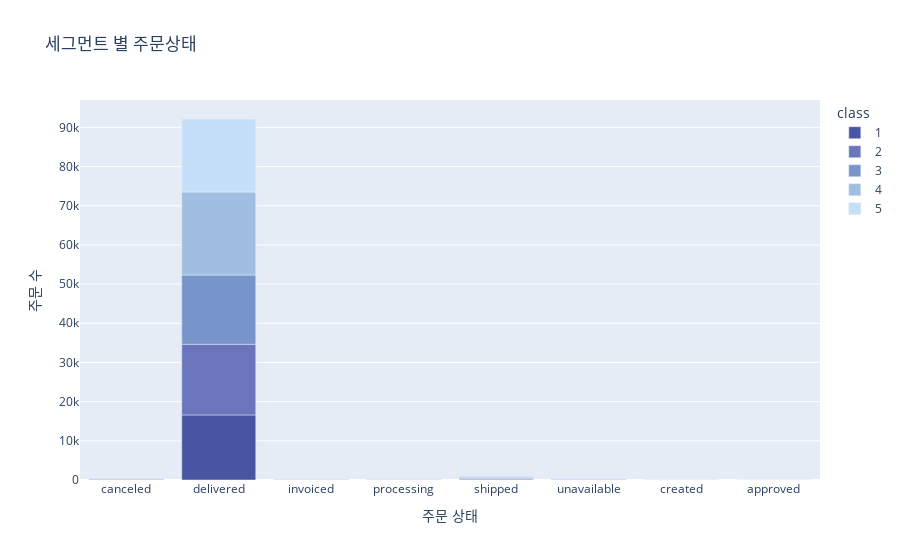

The cell this chart's notebook holds for it:
### Markdown cell above
## 주문상태

### Code cell
rfm_order = pd.merge(df_rfm, df_order, left_on='customer_unique_id', right_on='customer_id', how='inner')

order_status_counts = rfm_order.groupby(['class', 'order_status']).size().reset_index(name='Counts')


colors = ['#4A55A2', '#6A75BB', '#7895CB', '#A0BFE0', '#C5DFF8']
fig = px.bar(order_status_counts, 
             x='order_status', 
             y='Counts', 
             color='class',
             title='세그먼트 별 주문상태',
             labels={'order_status': '주문 상태', 'Counts': '주문 수'},
             color_discrete_sequence=colors)
fig.show()

### Figure 1 — Plotly figure (JSON) as saved in the notebook; plotly's stock layout.template omitted (floating-point values rounded to 4 significant figures)
{"data": [{"alignmentgroup": "True", "hovertemplate": "class=1<br>주문 상태=%{x}<br>주문 수=%{y}<extra></extra>", "legendgroup": "1", "marker": {"color": "#4A55A2", "pattern": {"shape": ""}}, "name": "1", "offsetgroup": "1", "orientation": "v", "showlegend": true, "textposition": "auto", "type": "bar", "x": ["canceled", "delivered", "invoiced", "processing", "shipped", "unavailable"], "xaxis": "x", "y": [108, 16609, 47, 51, 181, 103], "yaxis": "y"}, {"alignmentgroup": "True", "hovertemplate": "class=2<br>주문 상태=%{x}<br>주문 수=%{y}<extra></extra>", "legendgroup": "2", "marker": {"color": "#6A75BB", "pattern": {"shape": ""}}, "name": "2", "offsetgroup": "2", "orientation": "v", "showlegend": true, "textposition": "auto", "type": "bar", "x": ["canceled", "created", "delivered", "invoiced", "processing", "shipped", "unavailable"], "xaxis": "x", "y": [115, 1, 18037, 54, 58, 201, 126], "yaxis": "y"}, {"alignmentgroup": "True", "hovertemplate": "class=3<br>주문 상태=%{x}<br>주문 수=%{y}<extra></extra>", "legendgroup": "3", "marker": {"color": "#7895CB", "pattern": {"shape": ""}}, "name": "3", "offsetgroup": "3", "orientation": "v", "showlegend": true, "textposition": "auto", "type": "bar", "x": ["approved", "canceled", "delivered", "invoiced", "processing", "shipped", "unavailable"], "xaxis": "x", "y": [1, 118, 17674, 51, 56, 213, 115], "yaxis": "y"}, {"alignmentgroup": "True", "hovertemplate": "class=4<br>주문 상태=%{x}<br>주문 수=%{y}<extra></extra>", "legendgroup": "4", "marker": {"color": "#A0BFE0", "pattern": {"shape": ""}}, "name": "4", "offsetgroup": "4", "orientation": "v", "showlegend": true, "textposition": "auto", "type": "bar", "x": ["canceled", "created", "delivered", "invoiced", "processing", "shipped", "unavailable"], "xaxis": "x", "y": [130, 2, 21186, 77, 73, 257, 128], "yaxis": "y"}, {"alignmentgroup": "True", "hovertemplate": "class=5<br>주문 상태=%{x}<br>주문 수=%{y}<extra></extra>", "legendgroup": "5", "marker": {"color": "#C5DFF8", "pattern": {"shape": ""}}, "name": "5", "offsetgroup": "5", "orientation": "v", "showlegend": true, "textposition": "auto", "type": "bar", "x": ["approved", "canceled", "created", "delivered", "invoiced", "processing", "shipped", "unavailable"], "xaxis": "x", "y": [1, 101, 1, 18639, 72, 57, 210, 110], "yaxis": "y"}], "layout": {"barmode": "relative", "legend": {"title": {"text": "class"}, "tracegroupgap": 0}, "title": {"text": "세그먼트 별 주문상태"}, "xaxis": {"anchor": "y", "domain": [0, 1], "title": {"text": "주문 상태"}}, "yaxis": {"anchor": "x", "domain": [0, 1], "title": {"text": "주문 수"}}}}
